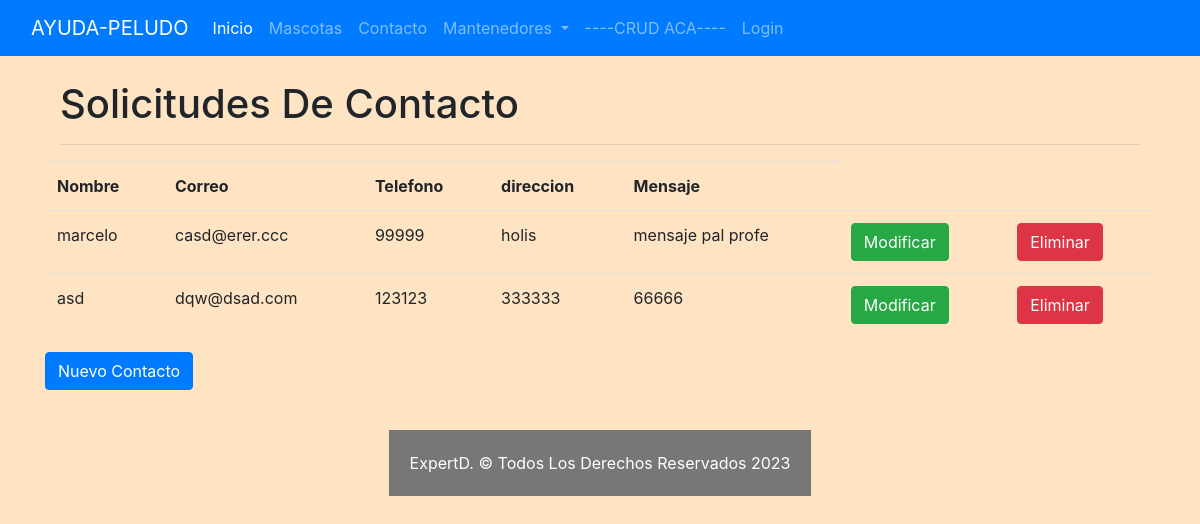
/datos/, run on the app's committed database.
### ONG/models.py (models this page shows, shortened)
class Contacto(models.Model):
    nombre = models.CharField(max_length=50, verbose_name='nombre')
    direccion = models.CharField(max_length=50, verbose_name='direccion')
    telefono = models.IntegerField(primary_key=True, verbose_name='telefono')
    correo = models.CharField(max_length=50, verbose_name='correo')
    mensaje = models.CharField(max_length=200, verbose_name='mensaje')

### ONG/views.py (the view)
# urls.py: path('datos/', datos,name="datos"),
def datos(request):
    contactos = Contacto.objects.all()
    datos = {'Contactos':contactos}
    return render(request, 'datos.html', datos)

### ONG/templates/datos.html
{% extends "./base.html" %}
{% block body %}
    <div class="container">
        <div class="mb-3">
            <h1>Solicitudes De Contacto</h1>
            <hr>
            <div class="row">
                <table class="table">
                    <tr>
                        <th scope="col">Nombre</th>
                        <th scope="col">Correo</th>
                        <th scope="col">Telefono</th>
                        <th scope="col">direccion</th>
                        <th scope="col">Mensaje</th>
                    </tr>
                    {% for con in Contactos %}
                    <tr>
                        <td>{{con.nombre}}</td>
                        <td>{{con.correo}}</td>
                        <td>{{con.telefono}}</td>
                        <td>{{con.direccion}}</td>
                        <td>{{con.mensaje}}</td>
                        <td><a class="btn btn-success" href="{% url 'form_mod_contacto' con.telefono %}">Modificar</a></td>
                        <td><a class="btn btn-danger" href="{% url 'form_del_contacto' con.telefono %}">Eliminar</a></td>
                    </tr>
                    {% endfor %}
                </table>
                <br><br>
            </div>
            <div class="row mb-3">
                <a class="btn btn-primary" href="{% url 'form_contacto_ext'%}" role="link">Nuevo Contacto</a>
            </div>
        </div>
    </div>
{% endblock %}

### ONG/static/css/estilos.css (style rules this page uses)
* { margin: 0; padding: 0; }
a { text-decoration: none }
body { background-color: bisque; min-height: 100vh; flex-direction: column; display: flex; }

### data on the page
Contacto: nombre "marcelo", correo "casd@erer.ccc", telefono "99999", direccion "holis", mensaje "mensaje pal profe"
Contacto: nombre "asd", correo "dqw@dsad.com", telefono "123123", direccion "333333", mensaje "66666"
